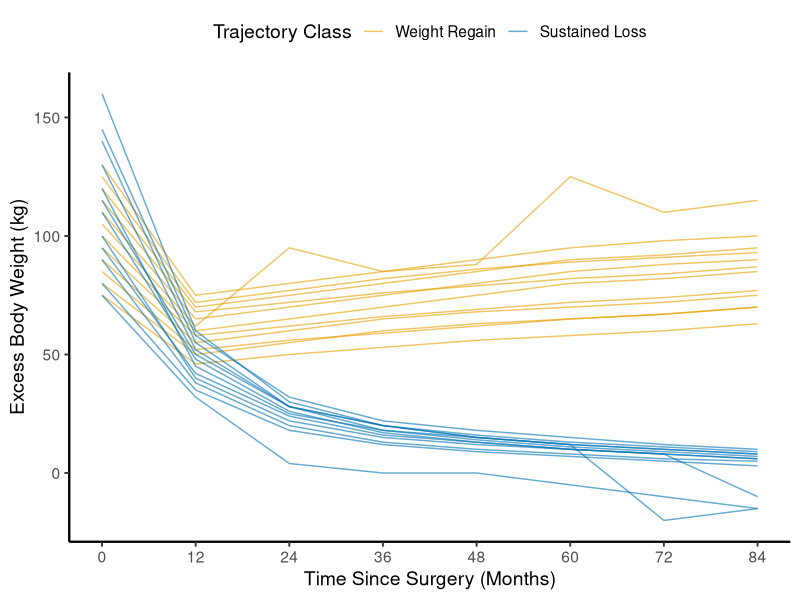

Generate this figure with R:
library(ggplot2)
library(svglite)

df = read.csv("data.csv", stringsAsFactors = FALSE)
df$class = factor(df$class, levels = c("Weight Regain", "Sustained Loss"))

class_colors = c("Weight Regain" = "#E69F00", "Sustained Loss" = "#0072B2")

p = ggplot(df, aes(x = time, y = ebw, group = subject_id, color = class)) +
  geom_line(linewidth = 0.5, alpha = 0.6) +
  scale_color_manual(values = class_colors, name = "Trajectory Class") +
  scale_x_continuous(breaks = c(0, 12, 24, 36, 48, 60, 72, 84)) +
  scale_y_continuous(breaks = c(0, 50, 100, 150)) +
  labs(
    x = "Time Since Surgery (Months)",
    y = "Excess Body Weight (kg)"
  ) +
  theme_classic(base_size = 14) +
  theme(
    legend.position = "top",
    axis.line = element_line(linewidth = 0.8)
  )

ggsave("figs3a.svg", p, width = 5, height = 4)
